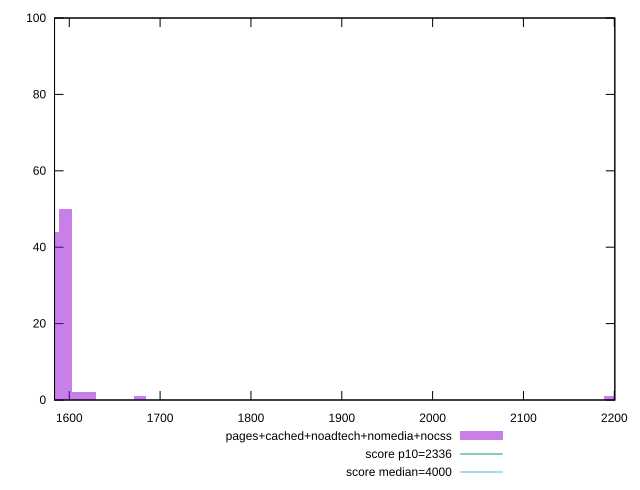

Recreate this plot in gnuplot.
reset

$pagesCachedNoadtechNomediaNocss <<EOF
2195.800033556012 1
1595.7056144475366 50
1609.3441239727292 2
1582.067104922344 44
1622.9826334979218 2
1677.5366715986925 1
EOF

set key outside below
set boxwidth 13.638509525192621
set xrange [1583.7735000000002:2200.5975000000008]
set yrange [0:100]
set trange [0:100]
set style fill transparent solid 0.5 noborder

set parametric
set terminal svg size 640, 490 enhanced background rgb 'white'
set output "report_00017_2021-02-10T15-08-03.406Z/first-contentful-paint/comparison/histogram/4_vs_5.svg"

plot $pagesCachedNoadtechNomediaNocss title "pages+cached+noadtech+nomedia+nocss" with boxes, \
     2336,t title "score p10=2336", \
     4000,t title "score median=4000"

reset
